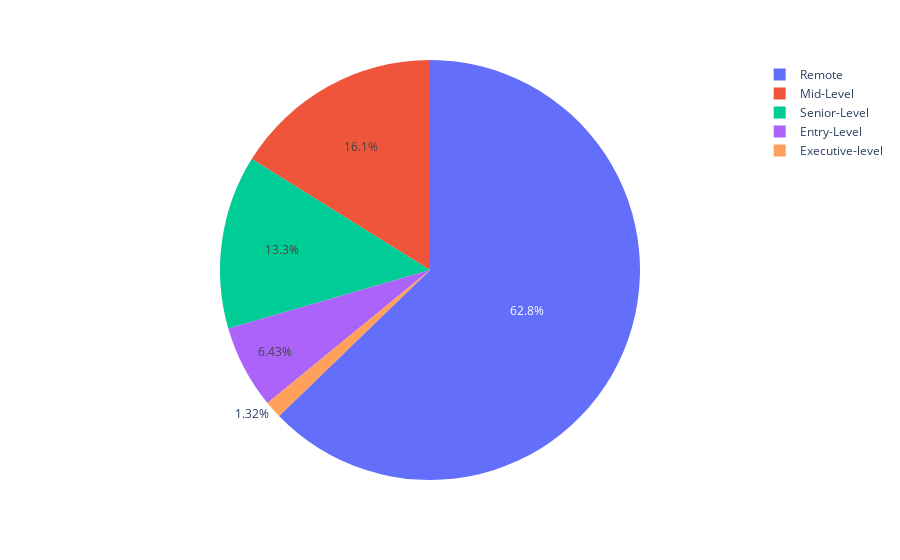

This figure's notebook cell:
### Code cell
import plotly.express as px
fig1 = px.pie(df1, values = df1['experience_level'].value_counts().values, names = df1['experience_level'].value_counts().index)
fig1.show()

### Figure 1 — Plotly figure (JSON) as saved in the notebook; plotly's stock layout.template omitted (floating-point values rounded to 4 significant figures)
{"data": [{"domain": {"x": [0, 1], "y": [0, 1]}, "hovertemplate": "label=%{label}<br>value=%{value}<extra></extra>", "labels": ["Remote", "Mid-Level", "Senior-Level", "Entry-Level", "Executive-level"], "legendgroup": "", "name": "", "showlegend": true, "type": "pie", "values": [381, 98, 81, 39, 8]}], "layout": {"legend": {"tracegroupgap": 0}, "margin": {"t": 60}}}
